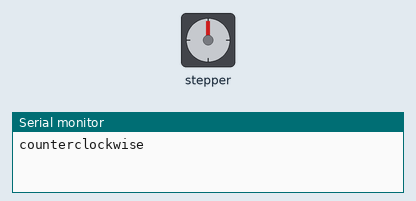
Simulated run of this sketch. Board: Arduino Uno, built with avr-gcc and run on an emulated ATmega328P. Parts: stepper motor, the last lines printed to the serial monitor. Stepper angles assume 2048 steps per turn.

Above: at 20.3 s.
At 39.95 s:
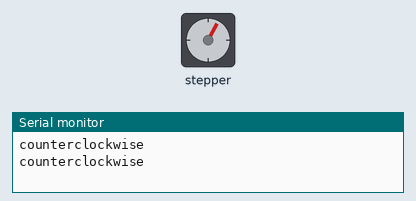
Timing chart, 0 to 40.0 s (numbered marks = the images above):
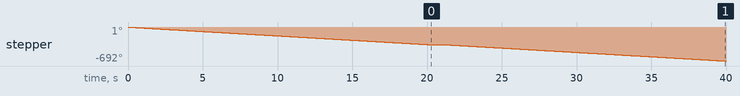

The sketch:

StepperMotorTest2.ino
```cpp
/* Example sketch to control a 28BYJ-48 stepper motor with ULN2003 driver board and Arduino UNO. More info: https://www.makerguides.com */

// Include the Arduino Stepper.h library:
#include <Stepper.h>

// Define number of steps per rotation:
const int stepsPerRevolution = 2048;

// Wiring:
// Pin 8 to IN1 on the ULN2003 driver
// Pin 9 to IN2 on the ULN2003 driver
// Pin 10 to IN3 on the ULN2003 driver
// Pin 11 to IN4 on the ULN2003 driver

// Create stepper object called 'myStepper', note the pin order:
Stepper myStepper = Stepper(stepsPerRevolution, 8, 10, 9, 11);

void setup() {
  // Set the speed to 5 rpm:
  myStepper.setSpeed(3);

  // Begin Serial communication at a baud rate of 9600:
  Serial.begin(9600);
}

void loop() {
   // Step one revolution in the other direction:
  Serial.println("counterclockwise");
  for (int i = 0; i< 2048; i++){
    myStepper.step(-1);
  }

  delay(1000);


}
```

Measured:
- by itself, stepper: turns 360° counter-clockwise in 20.2 s, then 332° counter-clockwise in 18.7 s
